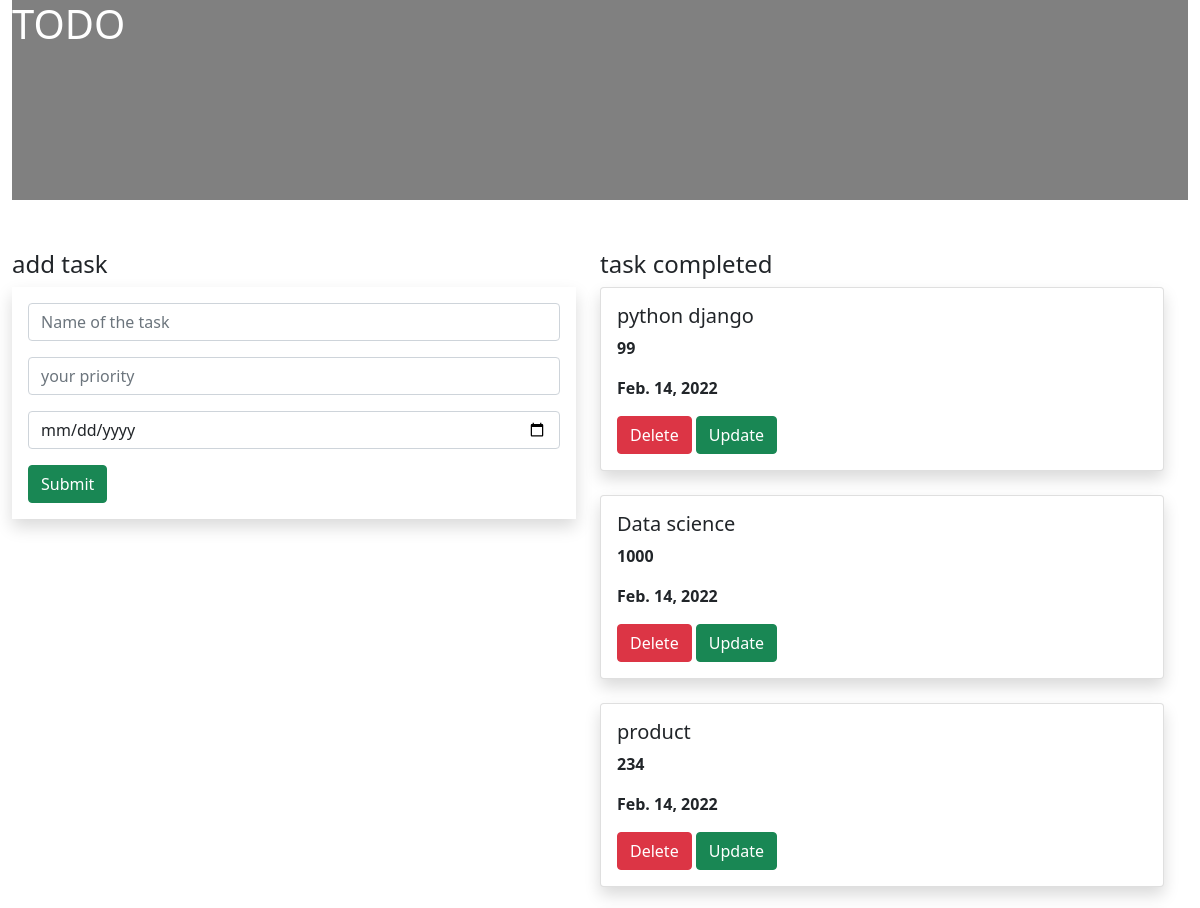
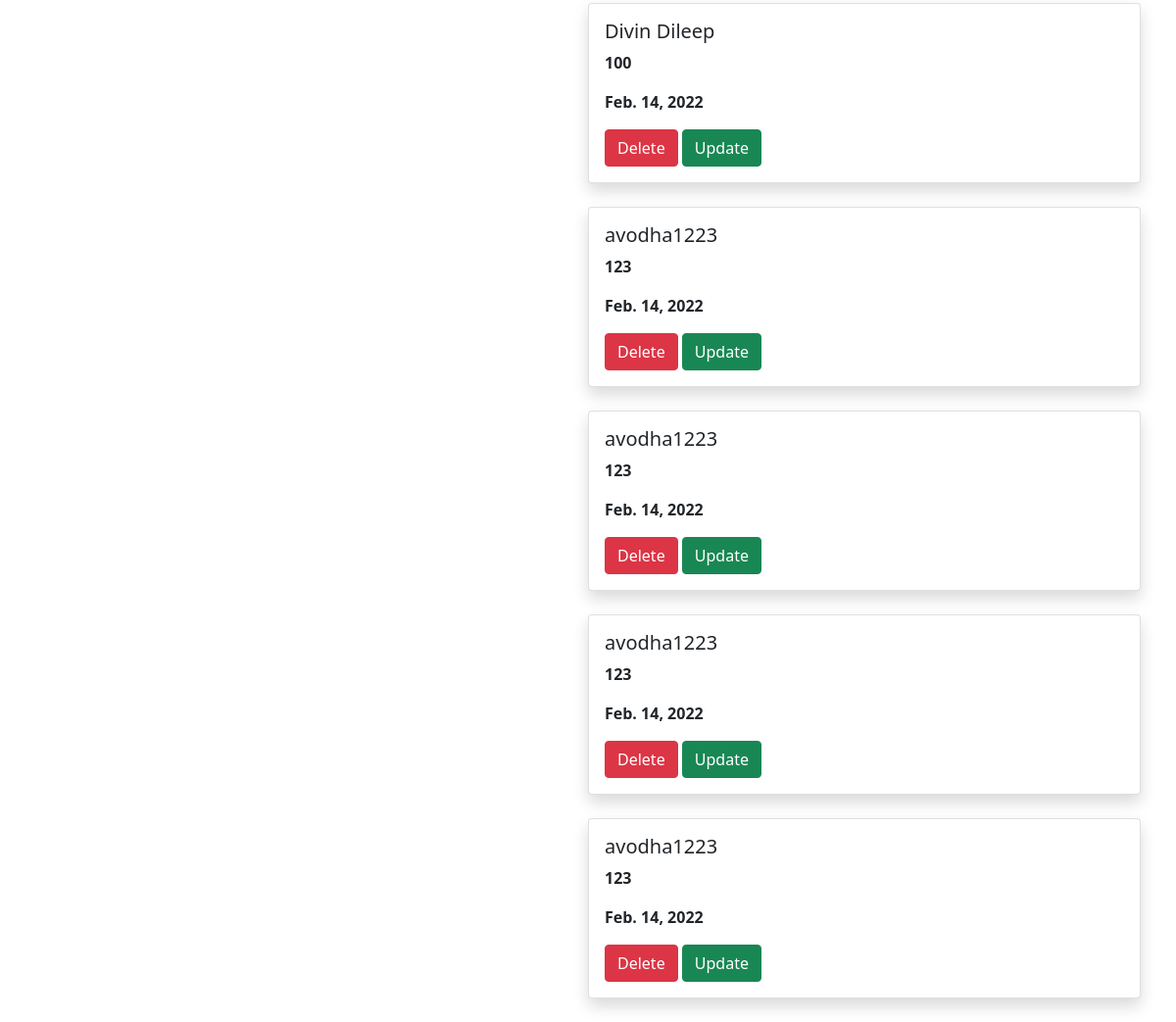
The page / on the database its author committed (2 pictures, top to bottom).
### todo_app/models.py (models this page shows, shortened)
class Task(models.Model):
    name = models.CharField(max_length=100)
    priority = models.IntegerField()
    date = models.DateField(default=datetime.date.today)

### todo_app/views.py (the view)
# urls.py: path('', views.task_view, name='task_view'),
def task_view(request):
    obj1 = Task.objects.all()
    if request.method == 'POST':
        name = request.POST.get('name')
        priority = request.POST.get('priority')
        date = request.POST.get('date')
        obj = Task(name=name, priority=priority,date=date)
        obj.save()
    return render(request, 'task_view.html', {'obj1': obj1})

### templates/task_view.html (shortened to what this page needs)
{% extends 'base.html' %}
{% block content %}
<div class="container-fluid">
    <div class="row">
        <div class="col-md-12">
            <div class="banner">
                <div class="banner-text">
                    <h1>TODO</h1>
                </div>
            </div>
        </div>
        <div class="row">
            <div class="col-md-6">
                <h4>add task</h4>
                <form method="post" class="p-3 shadow">
    <div class="mb-3">
    <input type="text" name="name"  class="form-control" placeholder="Name of the task">
    </div>
    <div class="mb-3">
    <input type="text" name="priority"  class="form-control" placeholder="your priority">
    </div>
     <div class="mb-3">
    <input type="date" name="date"  class="form-control" placeholder="yur date">
    </div>
    <input type="submit" class="btn btn-success">
</form>
         </div>
            <div class="col-md-6">
                <h4>task completed</h4>
                {% for i in obj1 %}
                <div class="shadow card">
                <div class="card-body">
                    <h5 class="card-title">{{i.name}}</h5>
                    <p><b>{{i.priority}}</b></p>
                    <p><b>{{i.date}}</b></p>
                    <a class="btn btn-danger" href="{% url 'delete' i.id %}">Delete</a>
                     <a class="btn btn-success" href="{% url 'update' i.id %}">Update</a>
                </div>
                    </div>
                <br>
                {% endfor %}
            </div>
        </div>
    </div>
</div>
{% endblock %}

### templates/base.html (shortened to what this page needs)
{% load static %}
<!DOCTYPE html>
<html lang="en">
<head>
    <link href="https://cdn.jsdelivr.net/npm/bootstrap@5.1.3/dist/css/bootstrap.min.css" rel="stylesheet">
    <link rel="stylesheet" href="{% static 'style.css' %}">
</head>
<body>
{% block content %}
{% endblock %}
</body>
</html>

### static/style.css (style rules this page uses)
.banner { background-color:grey; width:100%; height:200px; margin-bottom:50px; }
.banner-text { top:50%; left:50%; color:white; }

### rows shown on the page
Task: name "python django", priority "99", date "Feb. 14, 2022"
Task: name "Data science", priority "1000", date "Feb. 14, 2022"
Task: name "product", priority "234", date "Feb. 14, 2022"
Task: name "Divin Dileep", priority "100", date "Feb. 14, 2022"
Task: name "avodha1223", priority "123", date "Feb. 14, 2022"
Task: name "avodha1223", priority "123", date "Feb. 14, 2022"
Task: name "avodha1223", priority "123", date "Feb. 14, 2022"
Task: name "avodha1223", priority "123", date "Feb. 14, 2022"
